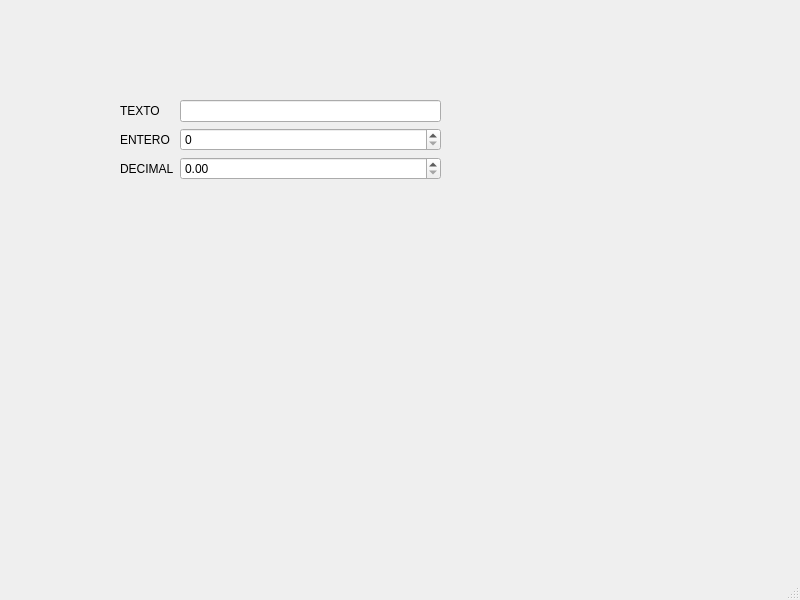
<?xml version="1.0" encoding="UTF-8"?>
<ui version="4.0">
 <class>MainWindow</class>
 <widget class="QMainWindow" name="MainWindow">
  <property name="geometry">
   <rect>
    <x>0</x>
    <y>0</y>
    <width>800</width>
    <height>600</height>
   </rect>
  </property>
  <property name="windowTitle">
   <string>MainWindow</string>
  </property>
  <widget class="QWidget" name="centralwidget">
   <widget class="QWidget" name="formLayoutWidget">
    <property name="geometry">
     <rect>
      <x>120</x>
      <y>100</y>
      <width>321</width>
      <height>101</height>
     </rect>
    </property>
    <layout class="QFormLayout" name="formLayout">
     <item row="0" column="0">
      <widget class="QLabel" name="label">
       <property name="text">
        <string>TEXTO</string>
       </property>
      </widget>
     </item>
     <item row="0" column="1">
      <widget class="QLineEdit" name="lineEdit"/>
     </item>
     <item row="1" column="0">
      <widget class="QLabel" name="label_2">
       <property name="text">
        <string>ENTERO</string>
       </property>
      </widget>
     </item>
     <item row="2" column="0">
      <widget class="QLabel" name="label_3">
       <property name="text">
        <string>DECIMAL</string>
       </property>
      </widget>
     </item>
     <item row="1" column="1">
      <widget class="QSpinBox" name="spinBox"/>
     </item>
     <item row="2" column="1">
      <widget class="QDoubleSpinBox" name="doubleSpinBox"/>
     </item>
    </layout>
   </widget>
  </widget>
  <widget class="QMenuBar" name="menubar">
   <property name="geometry">
    <rect>
     <x>0</x>
     <y>0</y>
     <width>800</width>
     <height>33</height>
    </rect>
   </property>
  </widget>
  <widget class="QStatusBar" name="statusbar"/>
 </widget>
 <resources/>
 <connections/>
</ui>
